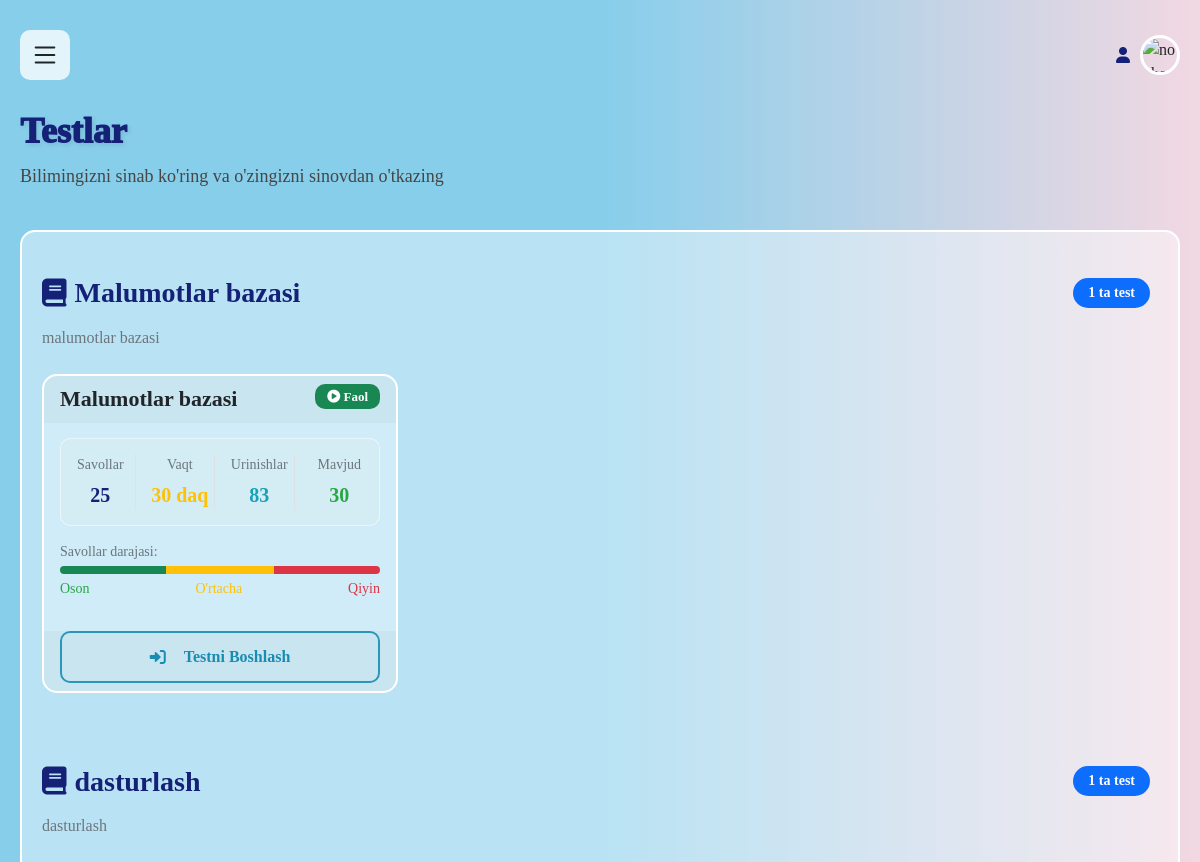
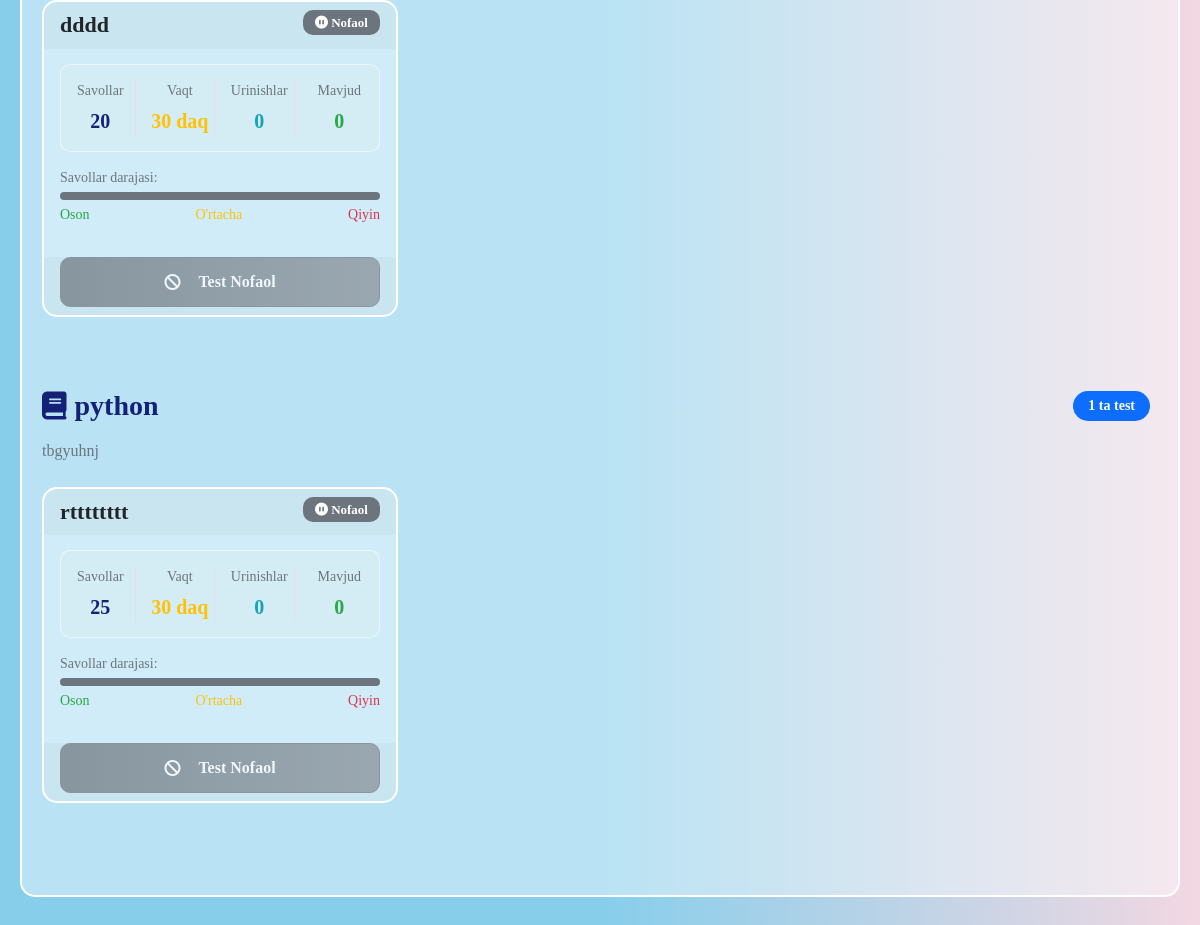
The page /tests/ on the database its author committed (2 pictures, top to bottom).
### app1/models.py (models this page shows, shortened)
class Subject(models.Model):
    name = models.CharField(max_length=255)
    description = models.TextField(blank=True, null=True)

class Test(models.Model):
    subject = models.ForeignKey(Subject, on_delete=models.CASCADE)
    title = models.CharField(max_length=255)
    description = models.TextField(blank=True, null=True)
    uploaded_at = models.DateTimeField(default=timezone.now)
    time_limit_minutes = models.PositiveIntegerField(
        default=30,
        verbose_name="Test vaqti (daqiqa)",
        help_text="Testni ishlash uchun berilgan maksimal vaqt"
    )
    is_active = models.BooleanField(
        default=True,
        verbose_name="Faol",
        help_text="Test hozir ishlash uchun mavjudmi"
    )
    question_count = models.PositiveIntegerField(
        default=25,
        verbose_name="Savollar soni",
        help_text="Testdagi umumiy savollar soni"
    )

### app1/views.py (the view)
# urls.py: path('tests/', views.tests, name='tests'),
def tests(request):
    subjects = Subject.objects.prefetch_related('test_set').all()
    return render(request, 'app1/tests.html', {'subjects': subjects})

### templates/app1/tests.html (shortened to what this page needs)
{% extends 'base.html' %}
{% block content %}
<div style="display: flex; align-items: center; justify-content: space-between;">
        <div>
            <h1 class="display-5 fw-bold text-dark mb-3">Testlar</h1>
        <p class="lead text-muted">
          Bilimingizni sinab ko'ring va o'zingizni sinovdan o'tkazing
        </p>
        </div>
</div>
  <div class="test-container">
    {% for subject in subjects %}
    <div class="row mb-4">
      <div class="col-12">
        <div class="d-flex justify-content-between align-items-center mb-3">
          <h3 class="text-primary mb-0">
            <i class="fas fa-book me-2"></i>{{ subject.name }}
          </h3>
          <div>
            <span class="badge bg-primary fs-6 me-2">
              {{ subject.test_set.count }} ta test
            </span>
          </div>
        </div>
        {% if subject.description %}
        <p class="text-muted mb-0">{{ subject.description }}</p>
        {% endif %}
      </div>
    </div>
    <div class="row mb-5">
      {% for test in subject.test_set.all %}
      <div class="col-xl-4 col-md-6 mb-4" >
        <div  class="test_info_style"  >
          <div class="card-header border-bottom-0 pb-0" >
            <div class="d-flex justify-content-between align-items-start">
              <h5 class="card-title text-dark mb-2">{{ test.title }}</h5>
              <span class="badge {% if test.is_active %}bg-success{% else %}bg-secondary{% endif %}">
                {% if test.is_active %}
                  <i class="fas fa-play-circle"></i> Faol
                {% else %}
                  <i class="fas fa-pause-circle"></i> Nofaol
                {% endif %}
              </span>
            </div>
          </div>
          <div class="card-body pt-0">
            <div class="row text-center test-stats">
              <div class="col-3">
                <div class="border-end">
                  <small class="text-muted d-block">Savollar</small>
                  <strong class="text-primary">{{ test.question_count }}</strong>
                </div>
              </div>
              <div class="col-3">
                <div class="border-end">
                  <small class="text-muted d-block">Vaqt</small>
                  <strong class="text-warning">{{ test.time_limit_minutes }} daq</strong>
                </div>
              </div>
              <div class="col-3">
                <div class="border-end">
                  <small class="text-muted d-block">Urinishlar</small>
                  <strong class="text-info">{{ test.testresult_set.count }}</strong>
                </div>
              </div>
              <div class="col-3">
                <small class="text-muted d-block">Mavjud</small>
                <strong class="text-success">{{ test.questions.count }}</strong>
              </div>
            </div>
            <div class="mb-3">
              <small class="text-muted d-block mb-1">Savollar darajasi:</small>
              <div class="d-flex align-items-center">
                {% with questions=test.questions.all %}
                  {% if questions %}
                    {% with easy_count=questions|length medium_count=questions|length hard_count=questions|length %}
                    <div class="progress flex-grow-1" style="height: 8px">
                      <div class="progress-bar bg-success" style="width: 33%" title="Oson"></div>
                      <div class="progress-bar bg-warning" style="width: 34%" title="O'rtacha"></div>
                      <div class="progress-bar bg-danger" style="width: 33%" title="Qiyin"></div>
                    </div>
                    {% endwith %}
                  {% else %}
                    <div class="progress flex-grow-1" style="height: 8px">
                      <div class="progress-bar bg-secondary" style="width: 100%"></div>
                    </div>
                  {% endif %}
                {% endwith %}
              </div>
              <div class="d-flex justify-content-between mt-1">
                <small class="text-success">Oson</small>
                <small class="text-warning">O'rtacha</small>
                <small class="text-danger">Qiyin</small>
              </div>
            </div>
          </div>
          <div class="card-footer border-top-0 pt-0">
            <div class="d-grid">
              {% if test.is_active %}
                {% if user.is_authenticated %}
                  <a href="{% url 'take_test' test.id %}" class="btn btn-primary">
                    <i class="fas fa-play me-2"></i>
                    {% for user_level in user.usersubjectlevel_set.all %}
                      {% if user_level.subject == subject %}
                        Testni Davom Ettirish
                      {% endif %}
                    {% empty %}
                      Testni Boshlash
                    {% endfor %}
                  </a>
                {% else %}
                  <a href="{% url 'login' %}?next={% url 'take_test' test.id %}" class="btn btn-outline-primary">
                    <i class="fas fa-sign-in-alt me-2"></i>Testni Boshlash
                  </a>
                {% endif %}
              {% else %}
                <button class="btn btn-secondary" disabled>
                  <i class="fas fa-ban me-2"></i>Test Nofaol
                </button>
              {% endif %}
            </div>
          </div>
        </div>
      </div>
      {% endfor %}
    </div>
    {% endfor %}
  </div>
{% endblock %}

### templates/base.html (style rules this page uses)
* { padding: 0; margin: 0; font-family: "Times New Roman", Times, serif; box-sizing: border-box; }
body { min-height: 100vh; overflow-x: hidden; }
body h1 { font-weight: 1000; }

### templates/app1/tests.html (style rules this page uses)
.test-container { background-color: rgba(255, 255, 255, 0.411); border-radius: 15px; margin-top: 20px; margin-bottom: 20px; border: 2px solid #ffffff; padding: 20px; width: 100%; }
h1.display-5 { font-size: 42px !important; font-weight: 1000 !important; color: rgb(20, 33, 119) !important; text-shadow: 2px 2px 4px rgba(0, 0, 0, 0.1); margin-bottom: 10px !important; }
.lead.text-muted { font-size: 18px; color: rgb(70, 70, 70) !important; margin-bottom: 20px !important; }
.card-header h5 { font-size: 22px; font-weight: bold; display: flex; align-items: center; }
h3.text-primary { font-size: 28px; font-weight: bold; color: rgb(20, 33, 119) !important; display: flex; align-items: center; }
.badge.bg-primary, .badge.bg-info { font-size: 14px !important; padding: 8px 15px !important; border-radius: 20px !important; font-weight: 600; }
.card-title { font-size: 20px; font-weight: bold; color: rgb(20, 33, 119); line-height: 1.4; }
.badge.bg-success, .badge.bg-secondary { padding: 6px 12px !important; border-radius: 10px !important; font-size: 13px; }
.test-stats { background: rgba(226, 237, 236, 0.3); border-radius: 10px; padding: 10px 0; margin: 15px 0 !important; border: 1px solid rgba(255, 255, 255, 0.5); }
.test-stats .col-3 { padding: 5px; }
.test-stats strong { font-size: 20px; display: block; margin-top: 5px; }
.text-primary { color: rgb(20, 33, 119) !important; }
.text-warning { color: #ffc107 !important; }
.text-info { color: #17a2b8 !important; }
.text-success { color: #28a745 !important; }
.progress { border-radius: 10px !important; overflow: hidden; background-color: rgba(226, 237, 236, 0.5) !important; height: 8px !important; }
.progress-bar { transition: width 0.5s ease; }
.btn.btn-primary, .btn.btn-outline-primary, .btn.btn-secondary { border-radius: 10px !important; padding: 12px 25px !important; font-weight: 600; font-size: 16px; transition: all 0.3s ease; display: flex; align-items: center; justify-content: center; gap: 10px; }
.btn.btn-outline-primary { border: 2px solid rgba(5, 130, 171, 0.8) !important; color: rgba(5, 130, 171, 0.9) !important; background: transparent !important; }
.btn.btn-secondary:disabled { background: linear-gradient(to right, #6c757d, #868e96) !important; opacity: 0.7; }
@media (max-width: 1225px) { h1.display-5 { font-size: 36px !important; } }
.test_info_style { border-radius: 15px !important; overflow: hidden; transition: all 0.3s ease; border: 2px solid white !important; background-color: rgba(255, 255, 255, 0.311); }

### rows shown on the page
Subject: name "Malumotlar bazasi", test_set.count "1", description "malumotlar bazasi"
Test: title "Malumotlar bazasi", is_active True (drawn), question_count "25", time_limit_minutes "30", testresult_set.count "83", questions.count "30"
Subject: name "dasturlash", test_set.count "1", description "dasturlash"
Test: title "dddd", is_active False (drawn), question_count "20", time_limit_minutes "30", testresult_set.count "0", questions.count "0"
Subject: name "python", test_set.count "1", description "tbgyuhnj"
Test: title "rtttttttt", is_active False (drawn), question_count "25", time_limit_minutes "30", testresult_set.count "0", questions.count "0"
